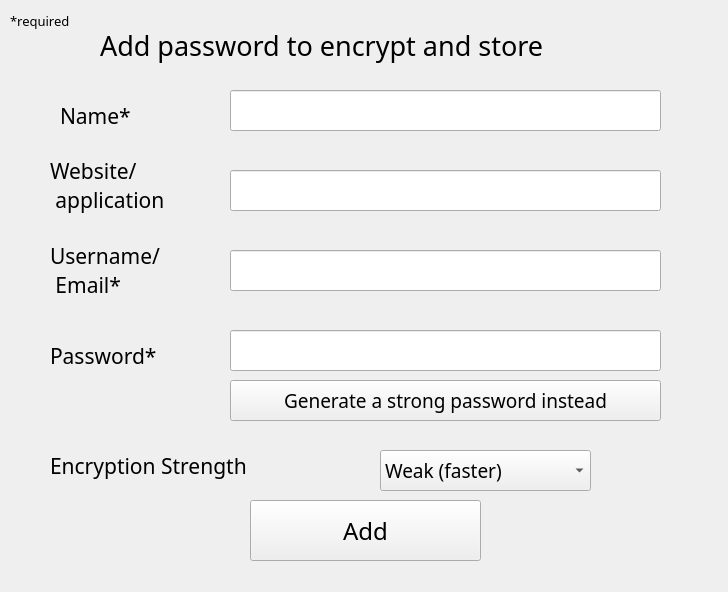
<?xml version="1.0" encoding="UTF-8"?>
<ui version="4.0">
 <class>addpassWin</class>
 <widget class="QWidget" name="addpassWin">
  <property name="enabled">
   <bool>true</bool>
  </property>
  <property name="geometry">
   <rect>
    <x>0</x>
    <y>0</y>
    <width>728</width>
    <height>592</height>
   </rect>
  </property>
  <property name="windowTitle">
   <string>Add password</string>
  </property>
  <property name="toolTipDuration">
   <number>11</number>
  </property>
  <widget class="QLabel" name="titleLabel">
   <property name="geometry">
    <rect>
     <x>100</x>
     <y>10</y>
     <width>561</width>
     <height>71</height>
    </rect>
   </property>
   <property name="font">
    <font>
     <family>Rockwell</family>
     <pointsize>20</pointsize>
    </font>
   </property>
   <property name="text">
    <string>Add password to encrypt and store</string>
   </property>
  </widget>
  <widget class="QLabel" name="nameLabel">
   <property name="geometry">
    <rect>
     <x>60</x>
     <y>90</y>
     <width>161</width>
     <height>51</height>
    </rect>
   </property>
   <property name="font">
    <font>
     <family>Rockwell</family>
     <pointsize>16</pointsize>
    </font>
   </property>
   <property name="text">
    <string>Name*</string>
   </property>
  </widget>
  <widget class="QLineEdit" name="nameLine">
   <property name="geometry">
    <rect>
     <x>230</x>
     <y>90</y>
     <width>431</width>
     <height>41</height>
    </rect>
   </property>
  </widget>
  <widget class="QLineEdit" name="urlLine">
   <property name="geometry">
    <rect>
     <x>230</x>
     <y>170</y>
     <width>431</width>
     <height>41</height>
    </rect>
   </property>
  </widget>
  <widget class="QLabel" name="urlLabel">
   <property name="geometry">
    <rect>
     <x>50</x>
     <y>150</y>
     <width>171</width>
     <height>71</height>
    </rect>
   </property>
   <property name="font">
    <font>
     <family>Rockwell</family>
     <pointsize>16</pointsize>
    </font>
   </property>
   <property name="text">
    <string>Website/ 
 application</string>
   </property>
  </widget>
  <widget class="QLineEdit" name="passwordLine">
   <property name="geometry">
    <rect>
     <x>230</x>
     <y>330</y>
     <width>431</width>
     <height>41</height>
    </rect>
   </property>
  </widget>
  <widget class="QLabel" name="nameLabel_2">
   <property name="geometry">
    <rect>
     <x>50</x>
     <y>330</y>
     <width>171</width>
     <height>51</height>
    </rect>
   </property>
   <property name="font">
    <font>
     <family>Rockwell</family>
     <pointsize>16</pointsize>
    </font>
   </property>
   <property name="text">
    <string>Password*</string>
   </property>
  </widget>
  <widget class="QPushButton" name="generateButton">
   <property name="geometry">
    <rect>
     <x>230</x>
     <y>380</y>
     <width>431</width>
     <height>41</height>
    </rect>
   </property>
   <property name="font">
    <font>
     <family>Rockwell</family>
     <pointsize>14</pointsize>
    </font>
   </property>
   <property name="text">
    <string>Generate a strong password instead</string>
   </property>
  </widget>
  <widget class="QLineEdit" name="usernameLine">
   <property name="geometry">
    <rect>
     <x>230</x>
     <y>250</y>
     <width>431</width>
     <height>41</height>
    </rect>
   </property>
  </widget>
  <widget class="QLabel" name="usernameLabel">
   <property name="geometry">
    <rect>
     <x>50</x>
     <y>240</y>
     <width>181</width>
     <height>61</height>
    </rect>
   </property>
   <property name="font">
    <font>
     <family>Rockwell</family>
     <pointsize>16</pointsize>
    </font>
   </property>
   <property name="text">
    <string>Username/ 
 Email*</string>
   </property>
  </widget>
  <widget class="QLabel" name="nameLabel_3">
   <property name="geometry">
    <rect>
     <x>50</x>
     <y>440</y>
     <width>251</width>
     <height>51</height>
    </rect>
   </property>
   <property name="font">
    <font>
     <family>Rockwell</family>
     <pointsize>16</pointsize>
    </font>
   </property>
   <property name="text">
    <string>Encryption Strength</string>
   </property>
  </widget>
  <widget class="QComboBox" name="comboBox">
   <property name="geometry">
    <rect>
     <x>380</x>
     <y>450</y>
     <width>211</width>
     <height>41</height>
    </rect>
   </property>
   <property name="font">
    <font>
     <family>Rockwell</family>
     <pointsize>14</pointsize>
    </font>
   </property>
   <item>
    <property name="text">
     <string>Weak (faster)</string>
    </property>
   </item>
   <item>
    <property name="text">
     <string>Strong (slower)</string>
    </property>
   </item>
  </widget>
  <widget class="QPushButton" name="addButton">
   <property name="geometry">
    <rect>
     <x>250</x>
     <y>500</y>
     <width>231</width>
     <height>61</height>
    </rect>
   </property>
   <property name="font">
    <font>
     <family>Rockwell</family>
     <pointsize>18</pointsize>
    </font>
   </property>
   <property name="text">
    <string>Add</string>
   </property>
  </widget>
  <widget class="QLabel" name="requiredLabel">
   <property name="geometry">
    <rect>
     <x>10</x>
     <y>10</y>
     <width>151</width>
     <height>21</height>
    </rect>
   </property>
   <property name="font">
    <font>
     <family>Rockwell</family>
     <pointsize>10</pointsize>
    </font>
   </property>
   <property name="text">
    <string>*required</string>
   </property>
  </widget>
 </widget>
 <resources/>
 <connections/>
</ui>
